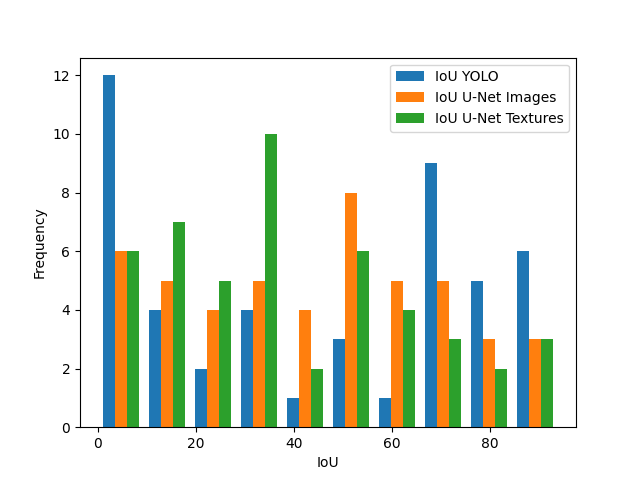

Write the Python code that produced this figure.
import os

root_path = '/home/shannon/local/Source/Python/bm_study/unet/'
run_name = 'run_unet_texture_01'

results_path = os.path.join(root_path, run_name, 'predictions_ranked')

results_files = [f for f in os.listdir(results_path) if f.endswith('.png') and 'original' in f]

iou_textures = []
for filename in results_files:
    iou_textures.append(int(filename.split('_')[0]))


run_name = 'run_unet_images_01'
results_path = os.path.join(root_path, run_name, 'predictions_ranked')

results_files = [f for f in os.listdir(results_path) if f.endswith('.png') and 'original' in f]

iou_images = []
for filename in results_files:
    iou_images.append(int(filename.split('_')[0]))

root_path = '/home/shannon/local/Source/Python/bm_study/yolo/'
run_name = 'run_yolo_01'
results_path = os.path.join(root_path, run_name, 'test/images/results')

results_files = [f for f in os.listdir(results_path) if f.endswith('.png') and 'result' in f]

iou_yolo = []
for filename in results_files:
    iou_yolo.append(int(filename.split('_')[0]))

print(iou_yolo)


import matplotlib.pyplot as plt

# Combine all IOU values into a single list
all_iou = [iou_yolo, iou_images, iou_textures]

# Plot the histogram
plt.hist(all_iou, bins=10, label=['IoU YOLO', 'IoU U-Net Images', 'IoU U-Net Textures'])
plt.xlabel('IoU')
plt.ylabel('Frequency')
plt.legend()

# Save the plot as 'iou_compared.png'
plt.savefig('/home/shannon/local/Source/Python/bm_study/iou_compared.png')

# Display the histogram
plt.show()